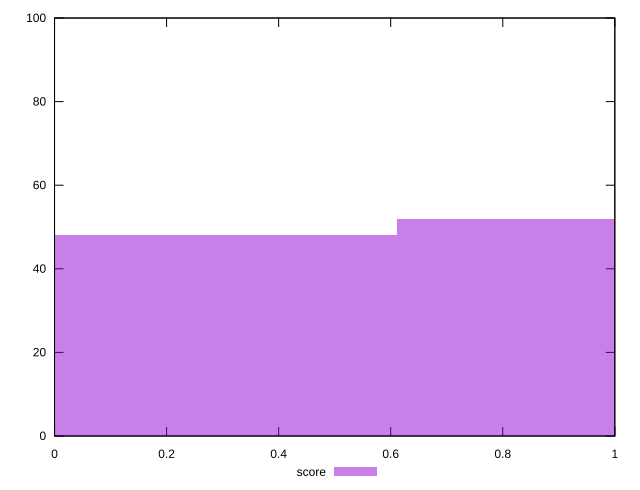

Write the gnuplot code that produced this figure.
reset

$score <<EOF
0 48
1.2207381530259203 52
EOF

set key outside below
set boxwidth 1.2207381530259203
set xrange [0:1]
set yrange [0:100]
set trange [0:100]
set style fill transparent solid 0.5 noborder
set terminal svg size 640, 490 enhanced background rgb 'white'
set output "reprap/third-party-summary/samples/pages+cached/score/histogram.svg"

plot $score title "score" with boxes

reset
